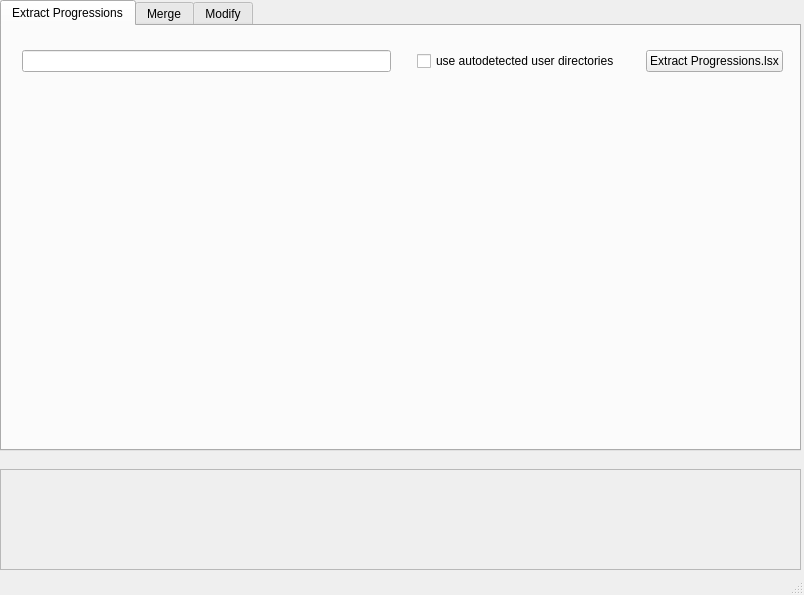
<?xml version="1.0" encoding="UTF-8"?>
<ui version="4.0">
 <class>MainWindow</class>
 <widget class="QMainWindow" name="MainWindow">
  <property name="geometry">
   <rect>
    <x>0</x>
    <y>0</y>
    <width>804</width>
    <height>595</height>
   </rect>
  </property>
  <property name="windowTitle">
   <string>MainWindow</string>
  </property>
  <widget class="QWidget" name="centralwidget">
   <widget class="QWidget" name="horizontalLayoutWidget">
    <property name="geometry">
     <rect>
      <x>0</x>
      <y>469</y>
      <width>801</width>
      <height>101</height>
     </rect>
    </property>
    <layout class="QHBoxLayout" name="consoleLayout">
     <item>
      <widget class="QScrollArea" name="scrollArea">
       <property name="widgetResizable">
        <bool>true</bool>
       </property>
       <widget class="QWidget" name="scrollAreaWidgetContents">
        <property name="geometry">
         <rect>
          <x>0</x>
          <y>0</y>
          <width>797</width>
          <height>97</height>
         </rect>
        </property>
       </widget>
      </widget>
     </item>
    </layout>
   </widget>
   <widget class="QTabWidget" name="verticalTabWidget">
    <property name="geometry">
     <rect>
      <x>0</x>
      <y>0</y>
      <width>801</width>
      <height>451</height>
     </rect>
    </property>
    <property name="currentIndex">
     <number>0</number>
    </property>
    <widget class="QWidget" name="tab_modExtraction">
     <attribute name="title">
      <string>Extract Progressions</string>
     </attribute>
     <widget class="QWidget" name="horizontalLayoutWidget_2">
      <property name="geometry">
       <rect>
        <x>0</x>
        <y>10</y>
        <width>801</width>
        <height>51</height>
       </rect>
      </property>
      <layout class="QHBoxLayout" name="horizontalLayout_2">
       <item>
        <spacer name="verticalSpacer_4">
         <property name="orientation">
          <enum>Qt::Vertical</enum>
         </property>
         <property name="sizeHint" stdset="0">
          <size>
           <width>20</width>
           <height>40</height>
          </size>
         </property>
        </spacer>
       </item>
       <item>
        <widget class="QLineEdit" name="textfield_modDir"/>
       </item>
       <item>
        <spacer name="verticalSpacer_3">
         <property name="orientation">
          <enum>Qt::Vertical</enum>
         </property>
         <property name="sizeHint" stdset="0">
          <size>
           <width>20</width>
           <height>40</height>
          </size>
         </property>
        </spacer>
       </item>
       <item>
        <widget class="QCheckBox" name="checkbox_autodetectMods">
         <property name="text">
          <string>use autodetected user directories</string>
         </property>
        </widget>
       </item>
       <item>
        <spacer name="verticalSpacer_2">
         <property name="orientation">
          <enum>Qt::Vertical</enum>
         </property>
         <property name="sizeHint" stdset="0">
          <size>
           <width>20</width>
           <height>40</height>
          </size>
         </property>
        </spacer>
       </item>
       <item>
        <widget class="QPushButton" name="button_extractProgressions">
         <property name="text">
          <string>Extract Progressions.lsx</string>
         </property>
        </widget>
       </item>
       <item>
        <spacer name="verticalSpacer">
         <property name="orientation">
          <enum>Qt::Vertical</enum>
         </property>
         <property name="sizeHint" stdset="0">
          <size>
           <width>20</width>
           <height>40</height>
          </size>
         </property>
        </spacer>
       </item>
      </layout>
     </widget>
    </widget>
    <widget class="QWidget" name="tab_mergeProgressions">
     <attribute name="title">
      <string>Merge</string>
     </attribute>
    </widget>
    <widget class="QWidget" name="tab_modifyProgressions">
     <attribute name="title">
      <string>Modify</string>
     </attribute>
    </widget>
   </widget>
  </widget>
  <widget class="QStatusBar" name="statusbar"/>
 </widget>
 <resources/>
 <connections/>
</ui>
